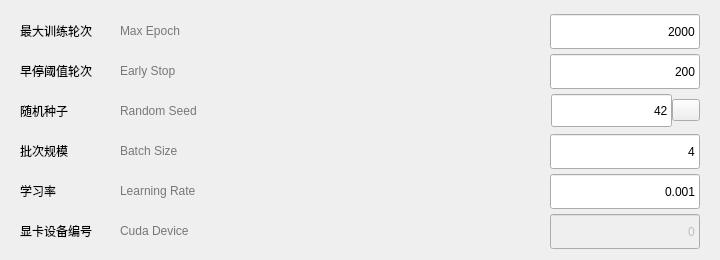
    <widget class="SimpleCardWidget" name="BasicParaArea">
     <property name="geometry">
      <rect>
       <x>0</x>
       <y>80</y>
       <width>720</width>
       <height>260</height>
      </rect>
     </property>
     <widget class="QWidget" name="MaxEpochArea" native="true">
      <property name="geometry">
       <rect>
        <x>10</x>
        <y>10</y>
        <width>700</width>
        <height>41</height>
       </rect>
      </property>
      <property name="styleSheet">
       <string notr="true">QWidget#MaxEpochArea:hover{
	background: rgba(20,140,211,0.03);
	border-radius: 7px;
}</string>
      </property>
      <layout class="QHBoxLayout" name="horizontalLayout" stretch="0,0,0,1,0,0">
       <property name="spacing">
        <number>0</number>
       </property>
       <property name="leftMargin">
        <number>0</number>
       </property>
       <property name="topMargin">
        <number>0</number>
       </property>
       <property name="rightMargin">
        <number>0</number>
       </property>
       <property name="bottomMargin">
        <number>0</number>
       </property>
       <item>
        <spacer name="MaxEpochSpacer2">
         <property name="orientation">
          <enum>Qt::Horizontal</enum>
         </property>
         <property name="sizeHint" stdset="0">
          <size>
           <width>10</width>
           <height>20</height>
          </size>
         </property>
        </spacer>
       </item>
       <item>
        <widget class="StrongBodyLabel" name="MaxEpoch_CN">
         <property name="minimumSize">
          <size>
           <width>100</width>
           <height>0</height>
          </size>
         </property>
         <property name="maximumSize">
          <size>
           <width>100</width>
           <height>16777215</height>
          </size>
         </property>
         <property name="text">
          <string>最大训练轮次</string>
         </property>
        </widget>
       </item>
       <item>
        <widget class="CaptionLabel" name="MaxEpoch_EN">
         <property name="minimumSize">
          <size>
           <width>100</width>
           <height>0</height>
          </size>
         </property>
         <property name="maximumSize">
          <size>
           <width>100</width>
           <height>16777215</height>
          </size>
         </property>
         <property name="styleSheet">
          <string notr="true">color: rgb(116, 120, 122);</string>
         </property>
         <property name="text">
          <string>Max Epoch</string>
         </property>
        </widget>
       </item>
       <item>
        <spacer name="MaxEpochSpacer1">
         <property name="orientation">
          <enum>Qt::Horizontal</enum>
         </property>
         <property name="sizeHint" stdset="0">
          <size>
           <width>40</width>
           <height>20</height>
          </size>
         </property>
        </spacer>
       </item>
       <item>
        <widget class="EditableComboBox" name="MaxEpochBox">
         <property name="minimumSize">
          <size>
           <width>150</width>
           <height>35</height>
          </size>
         </property>
         <property name="maximumSize">
          <size>
           <width>150</width>
           <height>33</height>
          </size>
         </property>
         <property name="text">
          <string>2000</string>
         </property>
         <property name="alignment">
          <set>Qt::AlignRight|Qt::AlignTrailing|Qt::AlignVCenter</set>
         </property>
        </widget>
       </item>
       <item>
        <spacer name="MaxEpochSpacer3">
         <property name="orientation">
          <enum>Qt::Horizontal</enum>
         </property>
         <property name="sizeHint" stdset="0">
          <size>
           <width>10</width>
           <height>20</height>
          </size>
         </property>
        </spacer>
       </item>
      </layout>
     </widget>
     <widget class="QWidget" name="EarlyStopArea" native="true">
      <property name="geometry">
       <rect>
        <x>10</x>
        <y>50</y>
        <width>700</width>
        <height>41</height>
       </rect>
      </property>
      <property name="styleSheet">
       <string notr="true">QWidget#EarlyStopArea:hover{
	background: rgba(20,140,211,0.03);
	border-radius: 7px;
}</string>
      </property>
      <layout class="QHBoxLayout" name="horizontalLayout_2" stretch="0,0,0,1,0,0">
       <property name="spacing">
        <number>0</number>
       </property>
       <property name="leftMargin">
        <number>0</number>
       </property>
       <property name="topMargin">
        <number>0</number>
       </property>
       <property name="rightMargin">
        <number>0</number>
       </property>
       <property name="bottomMargin">
        <number>0</number>
       </property>
       <item>
        <spacer name="horizontalSpacer_4">
         <property name="orientation">
          <enum>Qt::Horizontal</enum>
         </property>
         <property name="sizeHint" stdset="0">
          <size>
           <width>10</width>
           <height>20</height>
          </size>
         </property>
        </spacer>
       </item>
       <item>
        <widget class="StrongBodyLabel" name="StrongBodyLabel_2">
         <property name="minimumSize">
          <size>
           <width>100</width>
           <height>0</height>
          </size>
         </property>
         <property name="maximumSize">
          <size>
           <width>100</width>
           <height>16777215</height>
          </size>
         </property>
         <property name="text">
          <string>早停阈值轮次</string>
         </property>
        </widget>
       </item>
       <item>
        <widget class="CaptionLabel" name="CaptionLabel_2">
         <property name="minimumSize">
          <size>
           <width>100</width>
           <height>0</height>
          </size>
         </property>
         <property name="maximumSize">
          <size>
           <width>100</width>
           <height>16777215</height>
          </size>
         </property>
         <property name="styleSheet">
          <string notr="true">color: rgb(116, 120, 122);</string>
         </property>
         <property name="text">
          <string>Early Stop</string>
         </property>
        </widget>
       </item>
       <item>
        <spacer name="horizontalSpacer_5">
         <property name="orientation">
          <enum>Qt::Horizontal</enum>
         </property>
         <property name="sizeHint" stdset="0">
          <size>
           <width>40</width>
           <height>20</height>
          </size>
         </property>
        </spacer>
       </item>
       <item>
        <widget class="EditableComboBox" name="EarlyStopBox">
         <property name="minimumSize">
          <size>
           <width>150</width>
           <height>35</height>
          </size>
         </property>
         <property name="maximumSize">
          <size>
           <width>150</width>
           <height>33</height>
          </size>
         </property>
         <property name="text">
          <string>200</string>
         </property>
         <property name="alignment">
          <set>Qt::AlignRight|Qt::AlignTrailing|Qt::AlignVCenter</set>
         </property>
        </widget>
       </item>
       <item>
        <spacer name="horizontalSpacer_6">
         <property name="orientation">
          <enum>Qt::Horizontal</enum>
         </property>
         <property name="sizeHint" stdset="0">
          <size>
           <width>10</width>
           <height>20</height>
          </size>
         </property>
        </spacer>
       </item>
      </layout>
     </widget>
     <widget class="QWidget" name="RandomSeedArea" native="true">
      <property name="geometry">
       <rect>
        <x>10</x>
        <y>90</y>
        <width>700</width>
        <height>41</height>
       </rect>
      </property>
      <property name="styleSheet">
       <string notr="true">QWidget:hover{
	background: rgba(20,140,211,0.03);
	border-radius: 7px;
}</string>
      </property>
      <layout class="QHBoxLayout" name="horizontalLayout_3" stretch="0,0,0,1,0,0,0">
       <property name="spacing">
        <number>0</number>
       </property>
       <property name="leftMargin">
        <number>0</number>
       </property>
       <property name="topMargin">
        <number>0</number>
       </property>
       <property name="rightMargin">
        <number>0</number>
       </property>
       <property name="bottomMargin">
        <number>0</number>
       </property>
       <item>
        <spacer name="horizontalSpacer_2">
         <property name="orientation">
          <enum>Qt::Horizontal</enum>
         </property>
         <property name="sizeHint" stdset="0">
          <size>
           <width>10</width>
           <height>20</height>
          </size>
         </property>
        </spacer>
       </item>
       <item>
        <widget class="StrongBodyLabel" name="StrongBodyLabel_4">
         <property name="minimumSize">
          <size>
           <width>100</width>
           <height>0</height>
          </size>
         </property>
         <property name="maximumSize">
          <size>
           <width>100</width>
           <height>16777215</height>
          </size>
         </property>
         <property name="text">
          <string>随机种子</string>
         </property>
        </widget>
       </item>
       <item>
        <widget class="CaptionLabel" name="CaptionLabel_4">
         <property name="minimumSize">
          <size>
           <width>100</width>
           <height>0</height>
          </size>
         </property>
         <property name="maximumSize">
          <size>
           <width>100</width>
           <height>16777215</height>
          </size>
         </property>
         <property name="styleSheet">
          <string notr="true">color: rgb(116, 120, 122);</string>
         </property>
         <property name="text">
          <string>Random Seed</string>
         </property>
        </widget>
       </item>
       <item>
        <spacer name="horizontalSpacer">
         <property name="orientation">
          <enum>Qt::Horizontal</enum>
         </property>
         <property name="sizeHint" stdset="0">
          <size>
           <width>40</width>
           <height>20</height>
          </size>
         </property>
        </spacer>
       </item>
       <item>
        <widget class="LineEdit" name="RandomSeedBox">
         <property name="minimumSize">
          <size>
           <width>121</width>
           <height>33</height>
          </size>
         </property>
         <property name="maximumSize">
          <size>
           <width>121</width>
           <height>33</height>
          </size>
         </property>
         <property name="text">
          <string>42</string>
         </property>
         <property name="alignment">
          <set>Qt::AlignRight|Qt::AlignTrailing|Qt::AlignVCenter</set>
         </property>
        </widget>
       </item>
       <item>
        <widget class="PrimaryPushButton" name="RandomSeedButton">
         <property name="minimumSize">
          <size>
           <width>28</width>
           <height>0</height>
          </size>
         </property>
         <property name="maximumSize">
          <size>
           <width>28</width>
           <height>16777215</height>
          </size>
         </property>
         <property name="cursor">
          <cursorShape>PointingHandCursor</cursorShape>
         </property>
         <property name="styleSheet">
          <string notr="true">PushButton, ToolButton, ToggleButton, ToggleToolButton {
    color: black;
    background: rgba(255, 255, 255, 0.7);
    border: 1px solid rgba(0, 0, 0, 0.073);
    border-bottom: 1px solid rgba(0, 0, 0, 0.183);
    border-radius: 5px;
    /* font: 14px 'Segoe UI', 'Microsoft YaHei'; */
    padding: 5px 12px 6px 12px;
    outline: none;
}

ToolButton {
    padding: 5px 9px 6px 8px;
}

PushButton[hasIcon=false] {
    padding: 5px 12px 6px 12px;
}

PushButton[hasIcon=true] {
    padding: 5px 12px 6px 36px;
}

DropDownToolButton, PrimaryDropDownToolButton {
    padding: 5px 31px 6px 8px;
}

DropDownPushButton[hasIcon=false],
PrimaryDropDownPushButton[hasIcon=false] {
    padding: 5px 31px 6px 12px;
}

DropDownPushButton[hasIcon=true],
PrimaryDropDownPushButton[hasIcon=true] {
    padding: 5px 31px 6px 36px;
}

PushButton:hover, ToolButton:hover, ToggleButton:hover, ToggleToolButton:hover {
    background: rgba(249, 249, 249, 0.5);
}

PushButton:pressed, ToolButton:pressed, ToggleButton:pressed, ToggleToolButton:pressed {
    color: rgba(0, 0, 0, 0.63);
    background: rgba(249, 249, 249, 0.3);
    border-bottom: 1px solid rgba(0, 0, 0, 0.073);
}

PushButton:disabled, ToolButton:disabled, ToggleButton:disabled, ToggleToolButton:disabled {
    color: rgba(0, 0, 0, 0.36);
    background: rgba(249, 249, 249, 0.3);
    border: 1px solid rgba(0, 0, 0, 0.06);
    border-bottom: 1px solid rgba(0, 0, 0, 0.06);
}


PrimaryPushButton,
PrimaryToolButton,
ToggleButton:checked,
ToggleToolButton:checked {
    color: white;
    background-color: #009faa;
    border: 1px solid #00a7b3;
    border-bottom: 1px solid #007780;
}

PrimaryPushButton:hover,
PrimaryToolButton:hover,
ToggleButton:checked:hover,
ToggleToolButton:checked:hover {
    background-color: #00a7b3;
    border: 1px solid #2daab3;
    border-bottom: 1px solid #007780;
}

PrimaryPushButton:pressed,
PrimaryToolButton:pressed,
ToggleButton:checked:pressed,
ToggleToolButton:checked:pressed {
    color: rgba(255, 255, 255, 0.63);
    background-color: #3eabb3;
    border: 1px solid #3eabb3;
}

PrimaryPushButton:disabled,
PrimaryToolButton:disabled,
ToggleButton:checked:disabled,
ToggleToolButton:checked:disabled {
    color: rgba(255, 255, 255, 0.9);
    background-color: rgb(205, 205, 205);
    border: 1px solid rgb(205, 205, 205);
}

SplitDropButton,
PrimarySplitDropButton {
    border-left: none;
    border-top-left-radius: 0;
    border-bottom-left-radius: 0;
}

#splitPushButton,
#splitToolButton,
#primarySplitPushButton,
#primarySplitToolButton {
    border-top-right-radius: 0;
    border-bottom-right-radius: 0;
}

#splitPushButton:pressed,
#splitToolButton:pressed,
SplitDropButton:pressed {
    border-bottom: 1px solid rgba(0, 0, 0, 0.183);
}

PrimarySplitDropButton:pressed {
    border-bottom: 1px solid #007780;
}

#primarySplitPushButton, #primarySplitToolButton {
    border-right: 1px solid #3eabb3;
}

#primarySplitPushButton:pressed, #primarySplitToolButton:pressed {
    border-bottom: 1px solid #007780;
}

HyperlinkButton {
    /* font: 14px 'Segoe UI', 'Microsoft YaHei'; */
    padding: 6px 12px 6px 12px;
    color: #009faa;
    border: none;
    border-radius: 6px;
    background-color: transparent;
}

HyperlinkButton[hasIcon=false] {
    padding: 6px 12px 6px 12px;
}

HyperlinkButton[hasIcon=true] {
    padding: 6px 12px 6px 36px;
}

HyperlinkButton:hover {
    color: #009faa;
    background-color: rgba(0, 0, 0, 10);
    border: none;
}

HyperlinkButton:pressed {
    color: #009faa;
    background-color: rgba(0, 0, 0, 6);
    border: none;
}

HyperlinkButton:disabled {
    color: rgba(0, 0, 0, 0.43);
    background-color: transparent;
    border: none;
}


RadioButton {
    min-height: 24px;
    max-height: 24px;
    background-color: transparent;
    font: 14px 'Segoe UI', 'Microsoft YaHei', 'PingFang SC';
    color: black;
}

RadioButton::indicator {
    width: 18px;
    height: 18px;
    border-radius: 11px;
    border: 2px solid #999999;
    background-color: rgba(0, 0, 0, 5);
    margin-right: 4px;
}

RadioButton::indicator:hover {
    background-color: rgba(0, 0, 0, 0);
}

RadioButton::indicator:pressed {
    border: 2px solid #bbbbbb;
    background-color: qradialgradient(spread:pad, cx:0.5, cy:0.5, radius:0.5, fx:0.5, fy:0.5,
            stop:0 rgb(255, 255, 255),
            stop:0.5 rgb(255, 255, 255),
            stop:0.6 rgb(225, 224, 223),
            stop:1 rgb(225, 224, 223));
}

RadioButton::indicator:checked {
    height: 22px;
    width: 22px;
    border: none;
    border-radius: 11px;
    background-color: qradialgradient(spread:pad, cx:0.5, cy:0.5, radius:0.5, fx:0.5, fy:0.5,
            stop:0 rgb(255, 255, 255),
            stop:0.5 rgb(255, 255, 255),
            stop:0.6 #009faa,
            stop:1 #009faa);
}

RadioButton::indicator:checked:hover {
    background-color: qradialgradient(spread:pad, cx:0.5, cy:0.5, radius:0.5, fx:0.5, fy:0.5,
            stop:0 rgb(255, 255, 255),
            stop:0.6 rgb(255, 255, 255),
            stop:0.7 #009faa,
            stop:1 #009faa);
}

RadioButton::indicator:checked:pressed {
    background-color: qradialgradient(spread:pad, cx:0.5, cy:0.5, radius:0.5, fx:0.5, fy:0.5,
            stop:0 rgb(255, 255, 255),
            stop:0.5 rgb(255, 255, 255),
            stop:0.6 #009faa,
            stop:1 #009faa);
}

RadioButton:disabled {
    color: rgba(0, 0, 0, 110);
}

RadioButton::indicator:disabled {
    border: 2px solid #bbbbbb;
    background-color: transparent;
}

RadioButton::indicator:disabled:checked {
    border: none;
    background-color: qradialgradient(spread:pad, cx:0.5, cy:0.5, radius:0.5, fx:0.5, fy:0.5,
            stop:0 rgb(255, 255, 255),
            stop:0.5 rgb(255, 255, 255),
            stop:0.6 rgba(0, 0, 0, 0.2169),
            stop:1 rgba(0, 0, 0, 0.2169));
}

TransparentToolButton,
TransparentToggleToolButton,
TransparentDropDownToolButton,
TransparentPushButton,
TransparentDropDownPushButton,
TransparentTogglePushButton {
    background-color: transparent;
    border: none;
    border-radius: 5px;
    margin: 0;
}

TransparentToolButton:hover,
TransparentToggleToolButton:hover,
TransparentDropDownToolButton:hover,
TransparentPushButton:hover,
TransparentDropDownPushButton:hover,
TransparentTogglePushButton:hover {
    background-color: rgba(0, 0, 0, 9);
    border: none;
}

TransparentToolButton:pressed,
TransparentToggleToolButton:pressed,
TransparentDropDownToolButton:pressed,
TransparentPushButton:pressed,
TransparentDropDownPushButton:pressed,
TransparentTogglePushButton:pressed {
    background-color: rgba(0, 0, 0, 6);
    border: none;
}

TransparentToolButton:disabled,
TransparentToggleToolButton:disabled,
TransparentDropDownToolButton:disabled,
TransprentPushButton:disabled,
TransparentDropDownPushButton:disabled,
TransprentTogglePushButton:disabled {
    background-color: transparent;
    border: none;
}


PillPushButton,
PillPushButton:hover,
PillPushButton:pressed,
PillPushButton:disabled,
PillPushButton:checked,
PillPushButton:checked:hover,
PillPushButton:checked:pressed,
PillPushButton:disabled:checked,
PillToolButton,
PillToolButton:hover,
PillToolButton:pressed,
PillToolButton:disabled,
PillToolButton:checked,
PillToolButton:checked:hover,
PillToolButton:checked:pressed,
PillToolButton:disabled:checked {
    background-color: transparent;
    border: none;
}
</string>
         </property>
         <property name="text">
          <string/>
         </property>
        </widget>
       </item>
       <item>
        <spacer name="horizontalSpacer_3">
         <property name="orientation">
          <enum>Qt::Horizontal</enum>
         </property>
         <property name="sizeHint" stdset="0">
          <size>
           <width>10</width>
           <height>20</height>
          </size>
         </property>
        </spacer>
       </item>
      </layout>
     </widget>
     <widget class="QWidget" name="BatchSizeArea" native="true">
      <property name="geometry">
       <rect>
        <x>10</x>
        <y>130</y>
        <width>700</width>
        <height>41</height>
       </rect>
      </property>
      <property name="styleSheet">
       <string notr="true">QWidget#BatchSizeArea:hover{
	background: rgba(20,140,211,0.03);
	border-radius: 7px;
}</string>
      </property>
      <layout class="QHBoxLayout" name="horizontalLayout_4" stretch="0,0,0,1,0,0">
       <property name="spacing">
        <number>0</number>
       </property>
       <property name="leftMargin">
        <number>0</number>
       </property>
       <property name="topMargin">
        <number>0</number>
       </property>
       <property name="rightMargin">
        <number>0</number>
       </property>
       <property name="bottomMargin">
        <number>0</number>
       </property>
       <item>
        <spacer name="MaxEpochSpacer2_2">
         <property name="orientation">
          <enum>Qt::Horizontal</enum>
         </property>
         <property name="sizeHint" stdset="0">
          <size>
           <width>10</width>
           <height>20</height>
          </size>
         </property>
        </spacer>
       </item>
       <item>
        <widget class="StrongBodyLabel" name="MaxEpoch_CN_2">
         <property name="minimumSize">
          <size>
           <width>100</width>
           <height>0</height>
          </size>
         </property>
         <property name="maximumSize">
          <size>
           <width>100</width>
           <height>16777215</height>
          </size>
         </property>
         <property name="text">
          <string>批次规模</string>
         </property>
        </widget>
       </item>
       <item>
        <widget class="CaptionLabel" name="MaxEpoch_EN_2">
         <property name="minimumSize">
          <size>
           <width>100</width>
           <height>0</height>
          </size>
         </property>
         <property name="maximumSize">
          <size>
           <width>100</width>
           <height>16777215</height>
          </size>
         </property>
         <property name="styleSheet">
          <string notr="true">color: rgb(116, 120, 122);</string>
         </property>
         <property name="text">
          <string>Batch Size</string>
         </property>
        </widget>
       </item>
       <item>
        <spacer name="MaxEpochSpacer1_2">
         <property name="orientation">
          <enum>Qt::Horizontal</enum>
         </property>
         <property name="sizeHint" stdset="0">
          <size>
           <width>40</width>
           <height>20</height>
          </size>
         </property>
        </spacer>
       </item>
       <item>
        <widget class="EditableComboBox" name="BatchSizeBox">
         <property name="minimumSize">
          <size>
           <width>150</width>
           <height>35</height>
          </size>
         </property>
         <property name="maximumSize">
          <size>
           <width>150</width>
           <height>33</height>
          </size>
         </property>
         <property name="text">
          <string>4</string>
         </property>
         <property name="alignment">
          <set>Qt::AlignRight|Qt::AlignTrailing|Qt::AlignVCenter</set>
         </property>
        </widget>
       </item>
       <item>
        <spacer name="MaxEpochSpacer3_2">
         <property name="orientation">
          <enum>Qt::Horizontal</enum>
         </property>
         <property name="sizeHint" stdset="0">
          <size>
           <width>10</width>
           <height>20</height>
          </size>
         </property>
        </spacer>
       </item>
      </layout>
     </widget>
     <widget class="QWidget" name="LearningRateArea" native="true">
      <property name="geometry">
       <rect>
        <x>10</x>
        <y>170</y>
        <width>700</width>
        <height>41</height>
       </rect>
      </property>
      <property name="styleSheet">
       <string notr="true">QWidget#LearningRateArea:hover{
	background: rgba(20,140,211,0.03);
	border-radius: 7px;
}</string>
      </property>
      <layout class="QHBoxLayout" name="horizontalLayout_5" stretch="0,0,0,1,0,0">
       <property name="spacing">
        <number>0</number>
       </property>
       <property name="leftMargin">
        <number>0</number>
       </property>
       <property name="topMargin">
        <number>0</number>
       </property>
       <property name="rightMargin">
        <number>0</number>
       </property>
       <property name="bottomMargin">
        <number>0</number>
       </property>
       <item>
        <spacer name="MaxEpochSpacer2_3">
         <property name="orientation">
          <enum>Qt::Horizontal</enum>
         </property>
         <property name="sizeHint" stdset="0">
          <size>
           <width>10</width>
           <height>20</height>
          </size>
         </property>
        </spacer>
       </item>
       <item>
        <widget class="StrongBodyLabel" name="MaxEpoch_CN_3">
         <property name="minimumSize">
          <size>
           <width>100</width>
           <height>0</height>
          </size>
         </property>
         <property name="maximumSize">
          <size>
           <width>100</width>
           <height>16777215</height>
          </size>
         </property>
         <property name="text">
          <string>学习率</string>
         </property>
        </widget>
       </item>
       <item>
        <widget class="CaptionLabel" name="MaxEpoch_EN_3">
         <property name="minimumSize">
          <size>
           <width>100</width>
           <height>0</height>
          </size>
         </property>
         <property name="maximumSize">
          <size>
           <width>100</width>
           <height>16777215</height>
          </size>
         </property>
         <property name="styleSheet">
          <string notr="true">color: rgb(116, 120, 122);</string>
         </property>
         <property name="text">
          <string>Learning Rate</string>
         </property>
        </widget>
       </item>
       <item>
        <spacer name="MaxEpochSpacer1_3">
         <property name="orientation">
          <enum>Qt::Horizontal</enum>
         </property>
         <property name="sizeHint" stdset="0">
          <size>
           <width>40</width>
           <height>20</height>
          </size>
         </property>
        </spacer>
       </item>
       <item>
        <widget class="EditableComboBox" name="LearningRateBox">
         <property name="minimumSize">
          <size>
           <width>150</width>
           <height>35</height>
          </size>
         </property>
         <property name="maximumSize">
          <size>
           <width>150</width>
           <height>33</height>
          </size>
         </property>
         <property name="text">
          <string>0.001</string>
         </property>
         <property name="alignment">
          <set>Qt::AlignRight|Qt::AlignTrailing|Qt::AlignVCenter</set>
         </property>
        </widget>
       </item>
       <item>
        <spacer name="MaxEpochSpacer3_3">
         <property name="orientation">
          <enum>Qt::Horizontal</enum>
         </property>
         <property name="sizeHint" stdset="0">
          <size>
           <width>10</width>
           <height>20</height>
          </size>
         </property>
        </spacer>
       </item>
      </layout>
     </widget>
     <widget class="QWidget" name="CudaDeviceArea" native="true">
      <property name="geometry">
       <rect>
        <x>10</x>
        <y>210</y>
        <width>700</width>
        <height>41</height>
       </rect>
      </property>
      <property name="styleSheet">
       <string notr="true">QWidget#CudaDeviceArea:hover{
	background: rgba(20,140,211,0.03);
	border-radius: 7px;
}</string>
      </property>
      <layout class="QHBoxLayout" name="horizontalLayout_6" stretch="0,0,0,1,0,0">
       <property name="spacing">
        <number>0</number>
       </property>
       <property name="leftMargin">
        <number>0</number>
       </property>
       <property name="topMargin">
        <number>0</number>
       </property>
       <property name="rightMargin">
        <number>0</number>
       </property>
       <property name="bottomMargin">
        <number>0</number>
       </property>
       <item>
        <spacer name="MaxEpochSpacer2_4">
         <property name="orientation">
          <enum>Qt::Horizontal</enum>
         </property>
         <property name="sizeHint" stdset="0">
          <size>
           <width>10</width>
           <height>20</height>
          </size>
         </property>
        </spacer>
       </item>
       <item>
        <widget class="StrongBodyLabel" name="MaxEpoch_CN_4">
         <property name="minimumSize">
          <size>
           <width>100</width>
           <height>0</height>
          </size>
         </property>
         <property name="maximumSize">
          <size>
           <width>100</width>
           <height>16777215</height>
          </size>
         </property>
         <property name="text">
          <string>显卡设备编号</string>
         </property>
        </widget>
       </item>
       <item>
        <widget class="CaptionLabel" name="MaxEpoch_EN_4">
         <property name="minimumSize">
          <size>
           <width>100</width>
           <height>0</height>
          </size>
         </property>
         <property name="maximumSize">
          <size>
           <width>100</width>
           <height>16777215</height>
          </size>
         </property>
         <property name="styleSheet">
          <string notr="true">color: rgb(116, 120, 122);</string>
         </property>
         <property name="text">
          <string>Cuda Device</string>
         </property>
        </widget>
       </item>
       <item>
        <spacer name="MaxEpochSpacer1_4">
         <property name="orientation">
          <enum>Qt::Horizontal</enum>
         </property>
         <property name="sizeHint" stdset="0">
          <size>
           <width>40</width>
           <height>20</height>
          </size>
         </property>
        </spacer>
       </item>
       <item>
        <widget class="EditableComboBox" name="CudaDeviceBox">
         <property name="enabled">
          <bool>false</bool>
         </property>
         <property name="minimumSize">
          <size>
           <width>150</width>
           <height>35</height>
          </size>
         </property>
         <property name="maximumSize">
          <size>
           <width>150</width>
           <height>33</height>
          </size>
         </property>
         <property name="text">
          <string>0</string>
         </property>
         <property name="alignment">
          <set>Qt::AlignRight|Qt::AlignTrailing|Qt::AlignVCenter</set>
         </property>
        </widget>
       </item>
       <item>
        <spacer name="MaxEpochSpacer3_4">
         <property name="orientation">
          <enum>Qt::Horizontal</enum>
         </property>
         <property name="sizeHint" stdset="0">
          <size>
           <width>10</width>
           <height>20</height>
          </size>
         </property>
        </spacer>
       </item>
      </layout>
     </widget>
    </widget>
